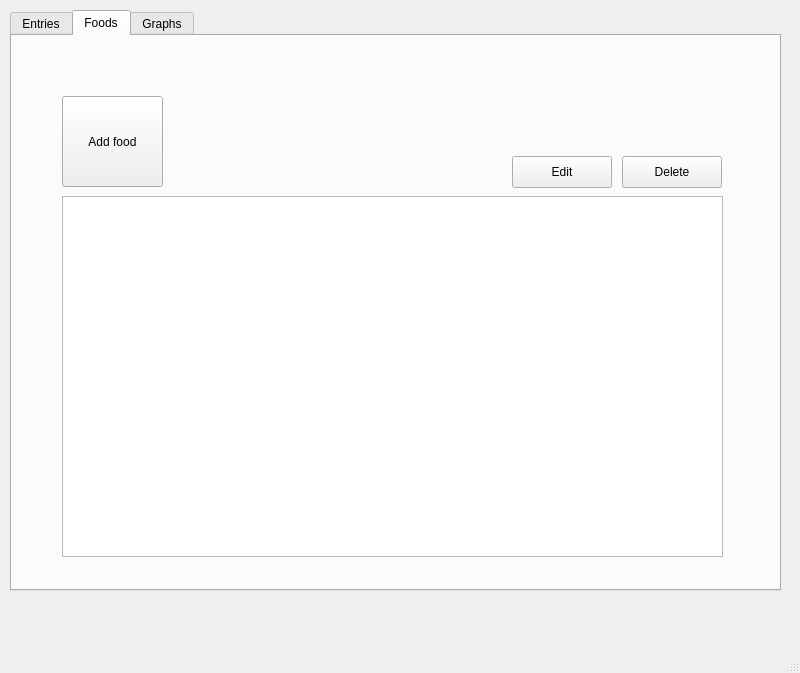
<?xml version="1.0" encoding="UTF-8"?>
<ui version="4.0">
 <class>MainWindow</class>
 <widget class="QMainWindow" name="MainWindow">
  <property name="geometry">
   <rect>
    <x>0</x>
    <y>0</y>
    <width>800</width>
    <height>673</height>
   </rect>
  </property>
  <property name="windowTitle">
   <string>MainWindow</string>
  </property>
  <widget class="QWidget" name="centralwidget">
   <widget class="QTabWidget" name="mainTabWidget">
    <property name="geometry">
     <rect>
      <x>10</x>
      <y>10</y>
      <width>771</width>
      <height>581</height>
     </rect>
    </property>
    <property name="currentIndex">
     <number>1</number>
    </property>
    <widget class="QWidget" name="entriesTab">
     <attribute name="title">
      <string>Entries</string>
     </attribute>
     <widget class="QPushButton" name="btnAddEntry">
      <property name="geometry">
       <rect>
        <x>20</x>
        <y>170</y>
        <width>100</width>
        <height>32</height>
       </rect>
      </property>
      <property name="text">
       <string>Add</string>
      </property>
     </widget>
     <widget class="QPushButton" name="btnDeleteEntry">
      <property name="geometry">
       <rect>
        <x>140</x>
        <y>170</y>
        <width>100</width>
        <height>32</height>
       </rect>
      </property>
      <property name="text">
       <string>Delete</string>
      </property>
     </widget>
     <widget class="QPushButton" name="btnEditEntry">
      <property name="geometry">
       <rect>
        <x>260</x>
        <y>170</y>
        <width>100</width>
        <height>32</height>
       </rect>
      </property>
      <property name="text">
       <string>Edit</string>
      </property>
     </widget>
     <widget class="QTableWidget" name="tableEntries">
      <property name="geometry">
       <rect>
        <x>20</x>
        <y>210</y>
        <width>721</width>
        <height>271</height>
       </rect>
      </property>
     </widget>
     <widget class="QWidget" name="verticalLayoutWidget">
      <property name="geometry">
       <rect>
        <x>30</x>
        <y>10</y>
        <width>291</width>
        <height>133</height>
       </rect>
      </property>
      <layout class="QVBoxLayout" name="verticalLayout">
       <item>
        <layout class="QHBoxLayout" name="horizontalLayout_3">
         <item>
          <widget class="QLabel" name="lblFood">
           <property name="text">
            <string>Food</string>
           </property>
          </widget>
         </item>
         <item>
          <widget class="QComboBox" name="cbFood"/>
         </item>
        </layout>
       </item>
       <item>
        <layout class="QHBoxLayout" name="horizontalLayout_4">
         <item>
          <widget class="QLabel" name="lblDate">
           <property name="text">
            <string>Date</string>
           </property>
          </widget>
         </item>
         <item>
          <widget class="QDateEdit" name="editDate"/>
         </item>
        </layout>
       </item>
       <item>
        <layout class="QHBoxLayout" name="horizontalLayout_5">
         <item>
          <widget class="QLabel" name="lblVolume">
           <property name="text">
            <string>Volume (ml)</string>
           </property>
          </widget>
         </item>
         <item>
          <widget class="QSpinBox" name="spinVolume"/>
         </item>
        </layout>
       </item>
       <item>
        <layout class="QHBoxLayout" name="horizontalLayout_2">
         <item>
          <widget class="QLabel" name="lblMass">
           <property name="text">
            <string>Mass (g)</string>
           </property>
          </widget>
         </item>
         <item>
          <widget class="QSpinBox" name="spinMass"/>
         </item>
        </layout>
       </item>
      </layout>
     </widget>
    </widget>
    <widget class="QWidget" name="foodTab">
     <attribute name="title">
      <string>Foods</string>
     </attribute>
     <widget class="FoodTable" name="tableFood">
      <property name="geometry">
       <rect>
        <x>50</x>
        <y>160</y>
        <width>661</width>
        <height>361</height>
       </rect>
      </property>
     </widget>
     <widget class="QPushButton" name="btnAddFood">
      <property name="geometry">
       <rect>
        <x>50</x>
        <y>60</y>
        <width>101</width>
        <height>91</height>
       </rect>
      </property>
      <property name="text">
       <string>Add food</string>
      </property>
     </widget>
     <widget class="QPushButton" name="btnDeleteFood">
      <property name="geometry">
       <rect>
        <x>610</x>
        <y>120</y>
        <width>100</width>
        <height>32</height>
       </rect>
      </property>
      <property name="text">
       <string>Delete</string>
      </property>
     </widget>
     <widget class="QPushButton" name="btnEditFood">
      <property name="geometry">
       <rect>
        <x>500</x>
        <y>120</y>
        <width>100</width>
        <height>32</height>
       </rect>
      </property>
      <property name="text">
       <string>Edit</string>
      </property>
     </widget>
    </widget>
    <widget class="QWidget" name="graphTab">
     <attribute name="title">
      <string>Graphs</string>
     </attribute>
    </widget>
   </widget>
  </widget>
  <widget class="QMenuBar" name="menubar">
   <property name="geometry">
    <rect>
     <x>0</x>
     <y>0</y>
     <width>800</width>
     <height>36</height>
    </rect>
   </property>
  </widget>
  <widget class="QStatusBar" name="statusbar"/>
 </widget>
 <customwidgets>
  <customwidget>
   <class>FoodTable</class>
   <extends>QTableWidget</extends>
   <header>foodtable.h</header>
  </customwidget>
 </customwidgets>
 <resources/>
 <connections/>
</ui>
